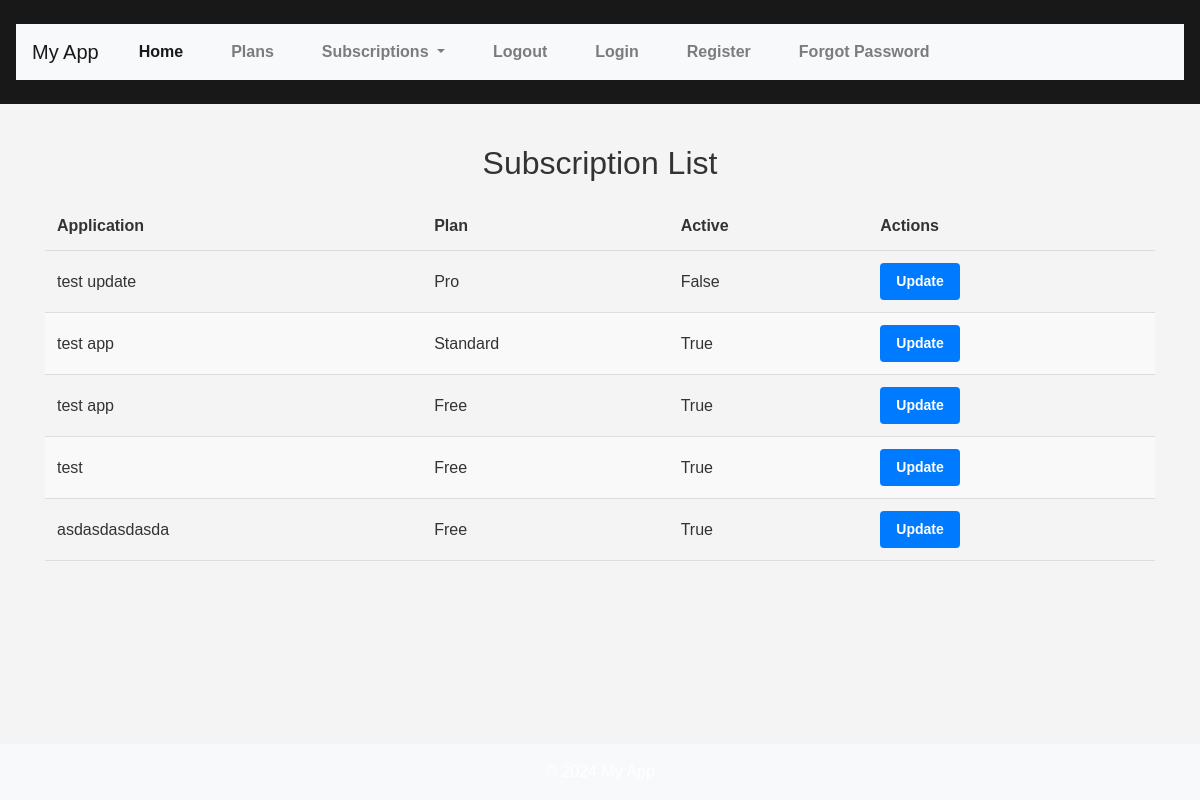
/api/subscriptions/ (signed in), run on the app's committed database.
### core/models.py (models this page shows, shortened)
class Subscriptions(models.Model):
    app = models.OneToOneField(App, on_delete=models.CASCADE, unique=True)
    plan = models.ForeignKey(Plan, on_delete=models.SET_NULL, null=True)
    active = models.BooleanField(default=True)

class App(models.Model):
    name = models.CharField(max_length=255)
    description = models.TextField()
    user = models.ForeignKey(User, on_delete=models.CASCADE)

class Plan(models.Model):
    FREE = 'Free'
    STANDARD = 'Standard'
    PRO = 'Pro'
    PLAN_CHOICES = [
        (FREE, 'Free Plan'),
        (STANDARD, 'Standard Plan'),
        (PRO, 'Pro Plan'),
    ]
    name = models.CharField(max_length=20, choices=PLAN_CHOICES, default=FREE)
    price = models.DecimalField(max_digits=5, decimal_places=2, default=0.00)

### core/views.py (the view)
# urls.py: path('subscriptions/', views.SubscriptionListView.as_view(), name='subscription-list-view'),
class SubscriptionListView(LoginRequiredMixin, ListView):
    model = Subscriptions
    template_name = 'subscriptions/subscription_list.html'
    context_object_name = 'subscriptions'

### core/templates/subscriptions/subscription_list.html (shortened to what this page needs)
{% extends 'base.html' %}
{% block content %}
<h2>Subscription List</h2>
<table>
    <thead>
        <tr>
            <th>Application</th>
            <th>Plan</th>
            <th>Active</th>
            <th>Actions</th>
        </tr>
    </thead>
    <tbody>
        {% for subscription in subscriptions %}
        <tr>
            <td>{{ subscription.app.name }}</td>
            <td>{{ subscription.plan.name }}</td>
            <td>{{ subscription.active }}</td>
            <td>
                <a href="{% url 'subscription-detail-view' subscription.pk %}" class="btn btn-primary">Update</a>
            </td>
        </tr>
        {% empty %}
        <tr>
            <td colspan="4">No subscriptions available.</td>
        </tr>
        {% endfor %}
    </tbody>
</table>
{% endblock %}

### static/css/style.css (style rules this page uses)
body { font-family: Arial, sans-serif; margin: 0; padding: 0; background-color: #f4f4f4; }
.btn { background-color: #5cb85c; color: #fff; border: none; cursor: pointer; transition: background-color 0.3s ease; }
.btn { padding: 10px 20px; background-color: #5cb85c; color: #fff; border: none; border-radius: 4px; cursor: pointer; transition: background-color 0.3s ease; }
h2 { color: #333; margin-bottom: 20px; }
h2 { color: #333; margin-bottom: 20px; text-align: center; }
.btn { display: inline-block; padding: 10px 20px; background-color: #007bff; color: #fff; text-decoration: none; border-radius: 4px; text-align: center; transition: background-color 0.3s ease; }
body { font-family: Arial, sans-serif; margin: 0; padding: 0; color: #333; }
* { margin: 0; padding: 0; box-sizing: border-box; }
table { width: 100%; border-collapse: collapse; margin: 20px 0; }
thead { background-color: #f4f4f4; }
th, td { padding: 12px; text-align: left; border-bottom: 1px solid #ddd; }
th { background-color: #f4f4f4; }
.btn { display: inline-block; padding: 8px 16px; font-size: 14px; font-weight: bold; text-align: center; text-decoration: none; border-radius: 4px; transition: background-color 0.3s ease; }
.btn-primary { background-color: #007bff; color: #fff; border: none; }
tbody tr:nth-child(even) { background-color: #f9f9f9; }

### data on the page
Subscriptions: app.name "test update", plan.name "Pro", active "False"
Subscriptions: app.name "test app", plan.name "Standard", active "True"
Subscriptions: app.name "test app", plan.name "Free", active "True"
Subscriptions: app.name "test", plan.name "Free", active "True"
Subscriptions: app.name "asdasdasdasda", plan.name "Free", active "True"
